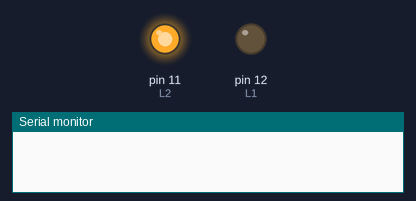
Simulated run of this sketch. Board: Arduino Uno, built with avr-gcc and run on an emulated ATmega328P. Shown: output pins drawn as LEDs (lit = HIGH), the last lines printed to the serial monitor. The modem accepts every AT command (registered, SIM ready, sends succeed) and sends nothing else.

Above: at 0.1 s.
At 17.6 s:
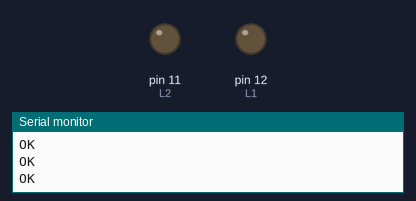
Timing chart, 0 to 19.1 s (numbered marks = the images above):
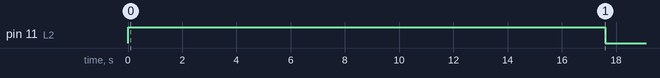

The sketch:

ESP8266_Basic.ino
```cpp
#include <SoftwareSerial.h>                         //including the SoftwareSerial library will allow you to use the pin no. 2,4 as Rx, Tx.
SoftwareSerial esp8266(2,4);                        //set the Rx ==> Pin 2; TX ==> Pin3. Connect Rx ==> Rx & Tx ==> Tx. Pin 3 has PWM thus kept for use.

#define serialCommunicationSpeed 9600               // <========= define a constant named "serialCommunicationSpeed" with a value 9600. it referes to the Software and hardware serial communication speed(baud rate).
#define DEBUG true                                  //make a constant named "DEBUG" and it's value true. we will use it later.

int L1 =12;                                     //assign a variable named "L1" with an integer value 12, it refers to the pin which the red LED is connected on.
int L2 =11;                                    //assign a variable named "L2" with an integer value 11, it refers to the pin which the blue LED is connected on.


void setup()

{
  pinMode(L1,OUTPUT);                                 //set the pin number 12 as an output pin.
  pinMode(L2,OUTPUT);                               //set the pin number 11 as an output pin.

  digitalWrite(L1,LOW);                              //turn the L1 off at the beginning of the program.
  digitalWrite(L2,HIGH);                            //turn the L2 on at the beginning of the program.

  Serial.begin(serialCommunicationSpeed);           //begin the Hardware serial communication (0, 1) at speed 9600.
  esp8266.begin(serialCommunicationSpeed);          //begin the software serial communication (2, 3) at speed 9600.

  InitWifiModule();                                 //call this user-defined function "InitWifiModule()" to initialize a communication between the ESP8266 and your access point (Home Router or even your mobile hotspot).

  digitalWrite(L2,LOW);                             //after finishing the initialization successfully, turn off the blue LED (just an indicator).
}

void loop()                                                         //our main program, some fun are about to start)
{

  if(esp8266.available())                                           //if there's any data received and stored in the serial receive buffer, go and excute the if-condition body. If not, dont excute the if-condition body at all.
  {
    if(esp8266.find("+IPD,"))                                       //search for the "+IPD," string in the incoming data. if it exists the ".find()" returns true and if not it returns false.
    {
      delay(1000);                                                  //wait 1 second to fill up the buffer with the data.
      int connectionId = esp8266.read()-48;                         //Subtract 48 because the read() function returns the ASCII decimal value. And 0 (the first decimal number) starts at 48. We use it to convert from ASCI decimal value to a character value.
      esp8266.find("pin=");                                         //Advance the cursor to the "pin=" part in the request header to read the incoming bytes after the "pin=" part which is the pinNumer and it's state.
      int pinNumber = (esp8266.read()-48)*10;                       //read the first Byte from the Arduino input buffer(i.e. if the pin 12 then the 1st number is 1) then multiply this number by 10. So, the final value of the "pinNumber" variable will be 10.
      pinNumber = pinNumber + (esp8266.read()-48);                  //read the second Byte from the Arduino input buffer(i.e. if the pin number is 12 then the 2nd number is 2) then add this number to the first number. So, the final value of the "pinNumber" variable will be 12.
      int statusLed =(esp8266.read()-48);                           //read the third byte from the Arduino input buffer. then save it inside the "statusLed" variable. At any case, it will be 1 or 0.

      digitalWrite(pinNumber, statusLed);                           //then turn the LED at "pinNumber" on or off depending on the "statusLed" variable value.

      Serial.println(connectionId);                                 //print the "connectionId" value on the serial monitor for debugging purposes.
      Serial.print(pinNumber);                                      //print the "pinNumber" value on the serial monitor for debugging purposes.
      Serial.print("      ");                                       //print some spaces on the serial monitor to make it more readable.
      Serial.println(statusLed);                                    //print the "statusLed" value on the serial monitor for debugging purposes.

      String closeCommand = "AT+CIPCLOSE=";                         //close the TCP/IP connection.
      closeCommand+=connectionId;                                   //append the "connectionId" value to the string.
      closeCommand+="\r\n";                                         //append the "\r\n" to the string. it simulates the keyboard enter press.
      sendData(closeCommand,1000,DEBUG);                            //then send this command to the ESP8266 module to excute it.

    }
  }
}

/******************************************************************************************************************************************************************************************
* Name: sendData
* Description: this Function regulates how the AT Commands will ge sent to the ESP8266.
*
* Params: command - the AT Command to send
*                 - timeout - the time to wait for a response
*                 - debug - print to Serial window?(true = yes, false = no)
*
* Returns: The response from the esp8266 (if there is a reponse)
*/
String sendData(String command, const int timeout, boolean debug)
{
    String response = "";                                             //initialize a String variable named "response". we will use it later.

    esp8266.print(command);                                           //send the AT command to the esp8266 (from ARDUINO to ESP8266).
    long int time = millis();                                         //get the operating time at this specific moment and save it inside the "time" variable.
    while( (time+timeout) > millis())                                 //excute only whitin 1 second.
    {
      while(esp8266.available())                                      //is there any response came from the ESP8266 and saved in the Arduino input buffer?
      {
        char c = esp8266.read();                                      //if yes, read the next character from the input buffer and save it in the "response" String variable.
        response+=c;                                                  //append the next character to the response variabl. at the end we will get a string(array of characters) contains the response.
      }
    }
    if(debug)                                                         //if the "debug" variable value is TRUE, print the response on the Serial monitor.
    {
      Serial.print(response);
    }
    return response;                                                  //return the String response.
}


/******************************************************************************************************************************************************************************************
* Name: InitWifiModule
* Description: this Function gives the commands that we need to send to the sendData() function to send it.
*
* Params: Nothing.
*
* Returns: Nothing (void).
*/
void InitWifiModule()
{
  sendData("AT+RST\r\n", 2000, DEBUG);                                                  //reset the ESP8266 module.
  //delay(1000);
  sendData("AT+CWJAP=\"SSID\",\"PWD\"\r\n", 2000, DEBUG);                               //connect to the WiFi network.
  delay (3000);
  sendData("AT+CWMODE=1\r\n", 1500, DEBUG);                                             //set the ESP8266 WiFi mode to station mode.
  delay (1500);
  sendData("AT+CIFSR\r\n", 1500, DEBUG);                                                //Show IP Address, and the MAC Address.
  delay (1500);
  sendData("AT+CIPMUX=1\r\n", 1500, DEBUG);                                             //Multiple conections.
  delay (1500);
  sendData("AT+CIPSERVER=1,80\r\n", 1500, DEBUG);                                       //start the communication at port 80, port 80 used to communicate with the web servers through the http requests.
}
```
